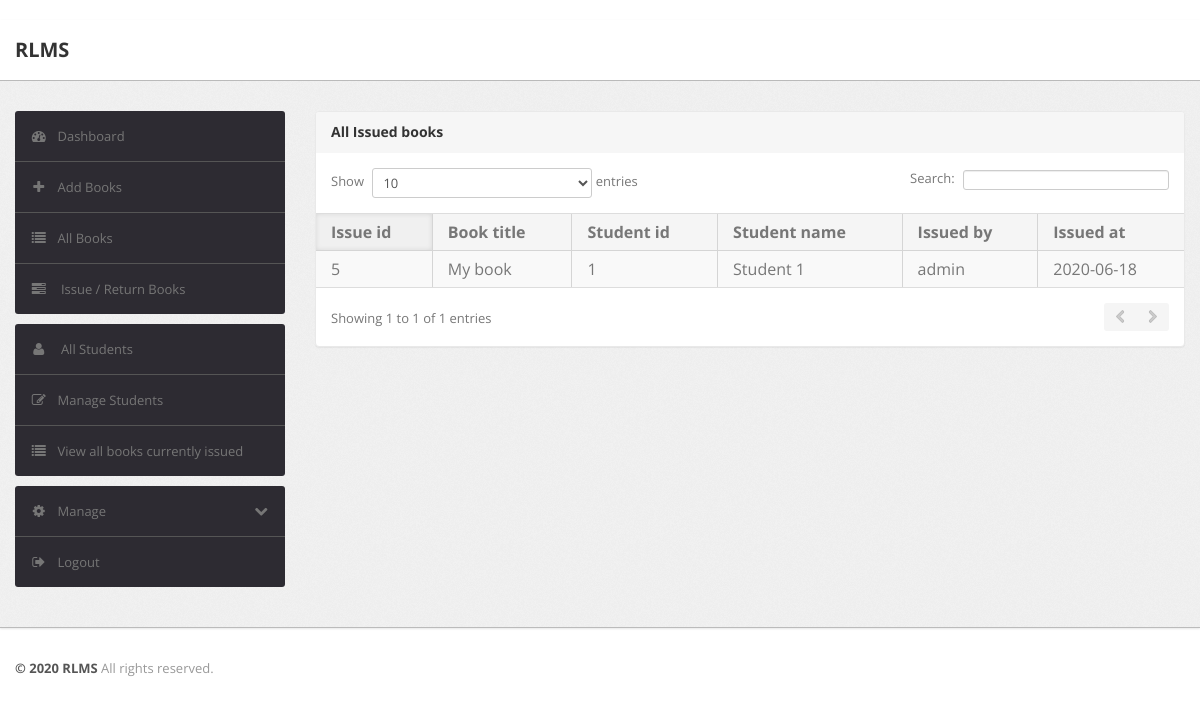
The page /all (signed in) on the database its author committed.
### rlms/models.py (models this page shows, shortened)
class BookLog(db.Model):
	id = db.Column(db.Integer, primary_key=True)
	book_id = db.Column(db.Integer, db.ForeignKey('book.id'))
	issued_at = db.Column(db.DateTime, nullable=False, default=datetime.utcnow)
	issued_by = db.Column(db.Integer, nullable=False)
	borrower_id = db.Column(db.Integer, db.ForeignKey('student.id'))

### rlms/routes.py (the view)
@app.route("/all")
@login_required
def issued_books():
	book_logs = BookLog.query.all()
	for book_log in book_logs:
		book_log.title = Book.query.filter_by(id=book_log.book_id).first().title
		book_log.borrower_name = Student.query.filter_by(id=book_log.borrower_id).first().name
	return render_template('all_issued_books.html', book_logs=book_logs)

### rlms/models.py (called while the page is built)
@login_manager.user_loader
def load_user(user_id):
    return User.query.get(int(user_id))

### rlms/routes.py (called while the page is built)
@app.after_request
def add_header(r):
    r.headers["Cache-Control"] = "no-cache, no-store, must-revalidate"
    r.headers["Pragma"] = "no-cache"
    r.headers["Expires"] = "0"
    r.headers['Cache-Control'] = 'public, max-age=0'
    return r

@app.after_request
def set_response_headers(response):
    response.headers['Cache-Control'] = 'no-cache, no-store, must-revalidate'
    response.headers['Pragma'] = 'no-cache'
    response.headers['Expires'] = '0'
    return response

### rlms/templates/all_issued_books.html (shortened to what this page needs)
{% extends 'base_template.html' %}
{% block content %}
						<div class="module">
							<div class="module-head">
								<h3>All Issued books</h3>
							</div>
							<div class="module-body table">
								<table cellpadding="0" cellspacing="0" border="0" class="datatable-1 table table-bordered table-striped	 display" width="100%">
									<thead>
										<tr>
											<th>Issue id </th>
											<th>Book title </th>
											<th>Student id </th>
											<th>Student name </th>
											<th>Issued by </th>
											<th>Issued at </th>
										</tr>
									</thead>
									<tbody>
										{% for book_log in book_logs %}
											<tr class="odd gradeX">
												<td class="center" > {{ book_log.id }} </td>
												<td class="center" > {{ book_log.title }} </td>
												<td class="center" > {{ book_log.borrower_id }} </td>
												<td class="center" > {{ book_log.borrower_name }} </td>
												<td class="center" > {{ book_log.issued_by }} </td>
												<td class="center" > {{ book_log.issued_at.strftime('%Y-%m-%d') }} </td>
											</tr>
										{% endfor %}
									</tbody>
								</table>
							</div>
						</div>
{% endblock content %}

### rlms/static/css/theme.css (style rules this page uses)
body { font-size: 13px; font-family: 'Open Sans', Arial, sans-serif; background: #fff; color: #777 }
h1, h2, h3, h4, h5, h6 { color: #333; margin-top: 0 }
h3 { font-size: 20px }
.module { background: #fff; -webkit-border-radius: 3px; -moz-border-radius: 3px; border-radius: 3px; border: 1px solid #ccc; border-bottom-color: #bbb; -webkit-box-shadow: 0 0 1px rgba(0,0,0,0.2); -moz-box-shadow: 0 0 1px rgba(0,0,0,0.2); box-shadow: 0 0 1px rgba(0,0,0,0.2); margin-bottom: 30px }
.table { margin-bottom: 0 }
.table th, .table td { border-color: #d5d5d5!important }
.table-bordered thead:first-child tr:first-child>th:first-child, .table-bordered tbody:first-child tr:first-child>td:first-child { -webkit-border-top-left-radius: 2px; -moz-border-radius-topleft: 2px; border-top-left-radius: 2px }
.table-bordered thead:first-child tr:first-child>th:last-child, .table-bordered tbody:first-child tr:first-child>td:last-child { -webkit-border-top-right-radius: 2px; -moz-border-radius-topright: 2px; border-top-right-radius: 2px }
.table-bordered thead:last-child tr:last-child>th:first-child, .table-bordered tbody:last-child tr:last-child>td:first-child, .table-bordered tfoot:last-child tr:last-child>td:first-child { -webkit-border-bottom-left-radius: 2px; -moz-border-radius-bottomleft: 2px; border-bottom-left-radius: 2px }
.table-bordered thead:last-child tr:last-child>th:last-child, .table-bordered tbody:last-child tr:last-child>td:last-child, .table-bordered tfoot:last-child tr:last-child>td:last-child { -webkit-border-bottom-right-radius: 2px; -moz-border-radius-bottomright: 2px; border-bottom-right-radius: 2px }
.module { box-shadow: 0 0 3px rgba(0,0,0,.1); border-color: #e9e9e9; margin-bottom: 20px; background-color: #fff; border-radius: 4px; -webkit-box-shadow: 0 1px 1px rgba(0,0,0,.05); box-shadow: 0 1px 1px rgba(0,0,0,.05); }
.module-head { color: #767676; background-color: #f6f6f6; border-color: #e9e9e9; padding: 10px 15px; border-bottom: 1px solid transparent; border-top-right-radius: 3px; border-top-left-radius: 3px; }
.module-head h3 { font-size: 14px; line-height: 20px; height: 20px; margin: 0 }
.module-body { padding: 15px }
.module-body.table { padding: 15px 0 }
.module-body.table .table th, .module-body.table .table td { padding-left: 15px; padding-right: 15px }
.dataTables_wrapper table th { background: #f5f5f5; cursor: pointer }
.dataTables_wrapper table th.sorting_asc, .dataTables_wrapper table th.sorting_desc { background: #f0f0f0; -webkit-box-shadow: 0 0 5px rgba(0,0,0,0.1) inset; -moz-box-shadow: 0 0 5px rgba(0,0,0,0.1) inset; box-shadow: 0 0 5px rgba(0,0,0,0.1) inset }
.dataTables_wrapper .table-bordered { -webkit-border-radius: 0; -moz-border-radius: 0; border-radius: 0; border-left: 0; border-right: 0 }
.dataTables_wrapper .table-bordered thead tr>th:first-child, .dataTables_wrapper .table-bordered tbody tr>td:first-child, .dataTables_wrapper .table-bordered tfoot tr>td:first-child, .dataTables_wrapper .table-bordered tfoot tr>th:first-child { border-left: 0 }
.dataTables_wrapper .table-bordered thead:first-child tr:first-child>th:first-child, .dataTables_wrapper .table-bordered tbody:first-child tr:first-child>td:first-child { -webkit-border-top-left-radius: 0; -moz-border-radius-topleft: 0; border-top-left-radius: 0 }
.dataTables_wrapper .table-bordered thead:first-child tr:first-child>th:last-child, .dataTables_wrapper .table-bordered tbody:first-child tr:first-child>td:last-child { -webkit-border-top-right-radius: 0; -moz-border-radius-topright: 0; border-top-right-radius: 0 }
.dataTables_wrapper .table-bordered thead:last-child tr:last-child>th:first-child, .dataTables_wrapper .table-bordered tbody:last-child tr:last-child>td:first-child, .dataTables_wrapper .table-bordered tfoot:last-child tr:last-child>td:first-child { -webkit-border-bottom-left-radius: 0; -moz-border-radius-bottomleft: 0; border-bottom-left-radius: 0 }
.dataTables_wrapper .table-bordered thead:last-child tr:last-child>th:last-child, .dataTables_wrapper .table-bordered tbody:last-child tr:last-child>td:last-child, .dataTables_wrapper .table-bordered tfoot:last-child tr:last-child>td:last-child { -webkit-border-bottom-right-radius: 0; -moz-border-radius-bottomright: 0; border-bottom-right-radius: 0 }

### rows shown on the page
BookLog: id "5", title "My book", borrower_id "1", borrower_name "Student 1", issued_by "admin", issued_at "2020-06-18"
